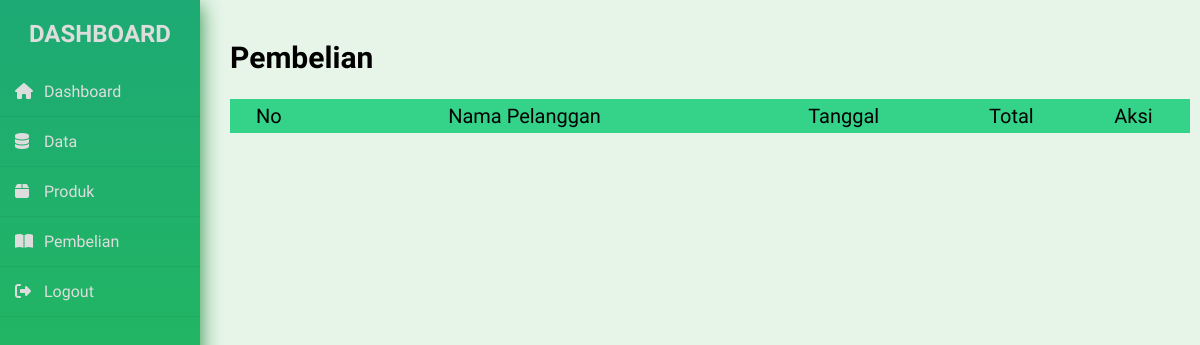
Before: /admin/dashboard.php?halaman=pembelian with the older database file.
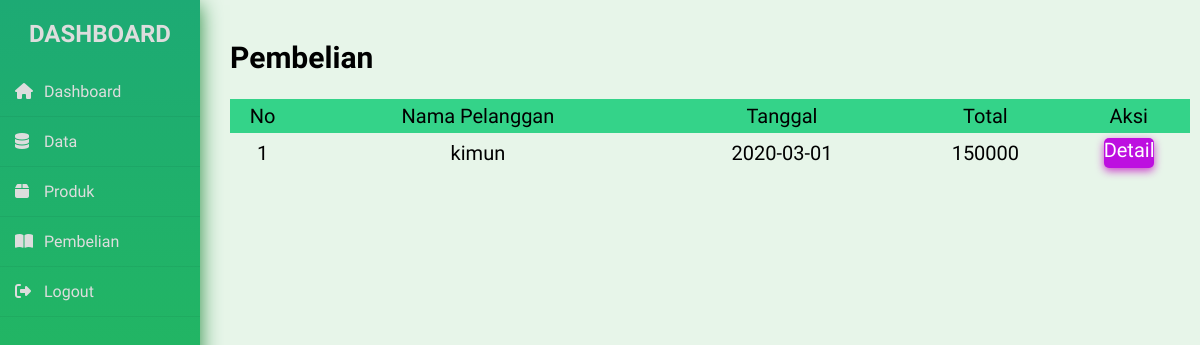
After: the same page with the newer database file.
### tables this page shows
CREATE TABLE `pembelian` (
  `id_pembelian` int(11) NOT NULL,
  `id` int(11) NOT NULL,
  `tanggal_pembelian` date NOT NULL,
  `total_pembelian` int(11) NOT NULL
);

CREATE TABLE `user` (
  `id` int(11) NOT NULL,
  `username` char(25) NOT NULL,
  `email` varchar(50) NOT NULL,
  `password` varchar(255) NOT NULL,
  `level` varchar(10) NOT NULL
);

### admin/pembelian.php (the view)
<h2>Pembelian</h2>
<br>
<table class="table1">
    <thead>
        <tr>
            <th>No</th>
            <th>Nama Pelanggan</th>
            <th>Tanggal</th>
            <th>Total</th>
            <th>Aksi</th>
        </tr>
    </thead>
    <tbody>
        <?php $id = 1; ?>
        <?php $ambil = $db->query("SELECT * FROM pembelian JOIN user ON pembelian.id=user.id"); ?>
        <?php while ($pecah = $ambil->fetch_assoc()) { ?>
            <tr>
                <td><?php echo $id; ?></td>
                <td><?php echo $pecah['username']; ?> </td>
                <td><?php echo $pecah['tanggal_pembelian']; ?></td>
                <td><?php echo $pecah['total_pembelian']; ?></td>
                <td>
                    <a href="dashboard.php?halaman=detail&id=<?php echo $pecah['id_pembelian']; ?>" class="detail">Detail</a>
                </td>
            </tr>
            <?php $id++; ?>
        <?php } ?>
    </tbody>
</table>

Changed rows visible on the page:
added pembelian: user.username "kimun", tanggal_pembelian "2020-03-01", total_pembelian "150000"
